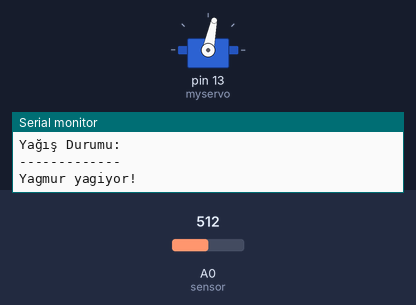
Bench run of a sketch on a simulated Arduino Uno, built with avr-gcc and run on an emulated ATmega328P. On the bench: servo, the last lines printed to the serial monitor. The test bench sets the inputs (shaded band); at power-on: A0 (sensor) = 512.

Above: at 1.4 s.
1.5 s: A0 (sensor) set to 312
At 1.66 s:
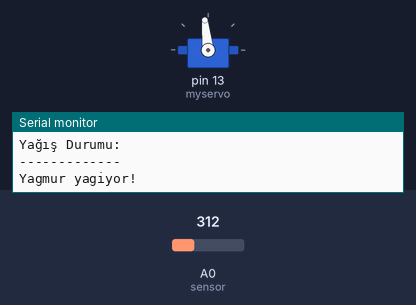
5.0 s: A0 (sensor) set to 284
At 6.1 s:
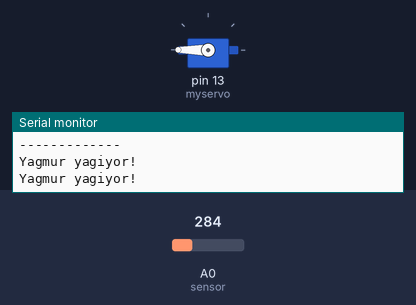
Timing chart, 0 to 8.0 s (numbered marks = the images above; inputs shaded):
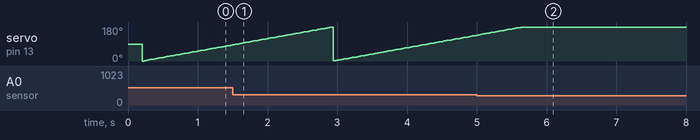

The sketch:

Branda.ino
```cpp
// Yagmur algılanınca brandanın acılması
#include <Servo.h>

Servo myservo;  // nesne olustu
 int yagmur = 0;               // "yagmur" adındaki değişkene başlangıç için 0 değeri verdik.
int sensor = A0;              // Yağmur sensörü Analog A0 pinine tanımlandı.

// int myservoPin=D0;   pini bu sekilde de tanımlayabiliriz. attach içine 0 yerine myservoPin yazarız.

int derece=0;
void setup() {
   pinMode(sensor, INPUT);     // sensor giriş pini olarak tanımlandı
 Serial.begin(9600);         // Serial monitör aktifleştirilfi
 Serial.println("Yağış Durumu:");
 Serial.println("-------------");
  myservo.attach(13);  // D0=16 , D1=5 , D2=4 , D3=0 , D4=2 , D5=14 , D6=12 , D7=13 , D8=15
  delay(200); // 200 ms bekle
}

void loop() {

yagmur = analogRead(A0);      // A0 pin değerini "yagmur" degiskenine atandı

if(yagmur > 301 && yagmur <= 900){ //yagmur > 301 && yagmur <= 900
Serial.println("Yagmur yagiyor!");
for(derece=0;derece<=180;derece+=1) // 0 dereceden  180 dereceye kadar ileri
 {
    myservo.write(derece);
    delay(15); // 15 ms bekle
  }
         if (yagmur > 901) {
      Serial.println("Yagmur yok!");
      for(derece=180;derece>=0;derece-=1) // 180 dereceden 0 dereceye kadar geriye
        {
          myservo.write(derece);
          delay(15); // 15 ms bekle
          }

delay(1000); // 1000 ms bekle

}
}


}
```

Measured:
- the behaviour switches between 302 and 301 on A0 (sensor) (found by bisection; images 1 and 2)
